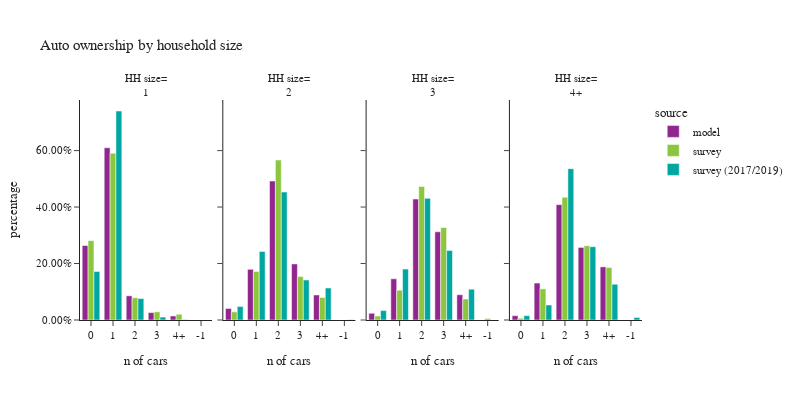

The notebook cell this image was saved under:
### Code cell
plot_auto(hh,'hhsize_simple','household size', 'HH size')

### Figure 1 — Plotly figure (JSON) as saved in the notebook; plotly's stock layout.template omitted (floating-point values rounded to 4 significant figures)
{"data": [{"alignmentgroup": "True", "customdata": [[127267], [294526], [41360], [12670], [6904]], "hovertemplate": "source=model<br>hhsize_simple=1<br>auto_ownership_simple=%{x}<br>percentage=%{y}<br>sample count=%{customdata[0]}<extra></extra>", "legendgroup": "model", "marker": {"color": "#91268F", "pattern": {"shape": ""}}, "name": "model", "offsetgroup": "model", "orientation": "v", "showlegend": true, "textposition": "auto", "type": "bar", "x": ["0", "1", "2", "3", "4+"], "xaxis": "x", "y": [0.2636, 0.6101, 0.08568, 0.02625, 0.0143], "yaxis": "y"}, {"alignmentgroup": "True", "customdata": [[23886], [104564], [286896], [115784], [51704]], "hovertemplate": "source=model<br>hhsize_simple=2<br>auto_ownership_simple=%{x}<br>percentage=%{y}<br>sample count=%{customdata[0]}<extra></extra>", "legendgroup": "model", "marker": {"color": "#91268F", "pattern": {"shape": ""}}, "name": "model", "offsetgroup": "model", "orientation": "v", "showlegend": false, "textposition": "auto", "type": "bar", "x": ["0", "1", "2", "3", "4+"], "xaxis": "x2", "y": [0.04098, 0.1794, 0.4922, 0.1987, 0.08871], "yaxis": "y2"}, {"alignmentgroup": "True", "customdata": [[6513], [39757], [116719], [85124], [24391]], "hovertemplate": "source=model<br>hhsize_simple=3<br>auto_ownership_simple=%{x}<br>percentage=%{y}<br>sample count=%{customdata[0]}<extra></extra>", "legendgroup": "model", "marker": {"color": "#91268F", "pattern": {"shape": ""}}, "name": "model", "offsetgroup": "model", "orientation": "v", "showlegend": false, "textposition": "auto", "type": "bar", "x": ["0", "1", "2", "3", "4+"], "xaxis": "x3", "y": [0.0239, 0.1459, 0.4283, 0.3124, 0.08951], "yaxis": "y3"}, {"alignmentgroup": "True", "customdata": [[6095], [52079], [162659], [102313], [74918]], "hovertemplate": "source=model<br>hhsize_simple=4+<br>auto_ownership_simple=%{x}<br>percentage=%{y}<br>sample count=%{customdata[0]}<extra></extra>", "legendgroup": "model", "marker": {"color": "#91268F", "pattern": {"shape": ""}}, "name": "model", "offsetgroup": "model", "orientation": "v", "showlegend": false, "textposition": "auto", "type": "bar", "x": ["0", "1", "2", "3", "4+"], "xaxis": "x4", "y": [0.01531, 0.1308, 0.4086, 0.257, 0.1882], "yaxis": "y4"}, {"alignmentgroup": "True", "customdata": [[486], [910], [110], [23], [13]], "hovertemplate": "source=survey<br>hhsize_simple=1<br>auto_ownership_simple=%{x}<br>percentage=%{y}<br>sample count=%{customdata[0]}<extra></extra>", "legendgroup": "survey", "marker": {"color": "#8CC63E", "pattern": {"shape": ""}}, "name": "survey", "offsetgroup": "survey", "orientation": "v", "showlegend": true, "textposition": "auto", "type": "bar", "x": ["0", "1", "2", "3", "4+"], "xaxis": "x", "y": [0.2809, 0.5908, 0.079, 0.02896, 0.02032], "yaxis": "y"}, {"alignmentgroup": "True", "customdata": [[76], [480], [573], [126], [52]], "hovertemplate": "source=survey<br>hhsize_simple=2<br>auto_ownership_simple=%{x}<br>percentage=%{y}<br>sample count=%{customdata[0]}<extra></extra>", "legendgroup": "survey", "marker": {"color": "#8CC63E", "pattern": {"shape": ""}}, "name": "survey", "offsetgroup": "survey", "orientation": "v", "showlegend": false, "textposition": "auto", "type": "bar", "x": ["0", "1", "2", "3", "4+"], "xaxis": "x2", "y": [0.02881, 0.1714, 0.5665, 0.1536, 0.07965], "yaxis": "y2"}, {"alignmentgroup": "True", "customdata": [[1], [6], [109], [162], [55], [19]], "hovertemplate": "source=survey<br>hhsize_simple=3<br>auto_ownership_simple=%{x}<br>percentage=%{y}<br>sample count=%{customdata[0]}<extra></extra>", "legendgroup": "survey", "marker": {"color": "#8CC63E", "pattern": {"shape": ""}}, "name": "survey", "offsetgroup": "survey", "orientation": "v", "showlegend": false, "textposition": "auto", "type": "bar", "x": ["-1", "0", "1", "2", "3", "4+"], "xaxis": "x3", "y": [0.005415, 0.01428, 0.1056, 0.4728, 0.3276, 0.07428], "yaxis": "y3"}, {"alignmentgroup": "True", "customdata": [[4], [77], [189], [64], [34]], "hovertemplate": "source=survey<br>hhsize_simple=4+<br>auto_ownership_simple=%{x}<br>percentage=%{y}<br>sample count=%{customdata[0]}<extra></extra>", "legendgroup": "survey", "marker": {"color": "#8CC63E", "pattern": {"shape": ""}}, "name": "survey", "offsetgroup": "survey", "orientation": "v", "showlegend": false, "textposition": "auto", "type": "bar", "x": ["0", "1", "2", "3", "4+"], "xaxis": "x4", "y": [0.005892, 0.1104, 0.4348, 0.263, 0.1859], "yaxis": "y4"}, {"alignmentgroup": "True", "customdata": [[773], [1585], [123], [22], [4]], "hovertemplate": "source=survey (2017/2019)<br>hhsize_simple=1<br>auto_ownership_simple=%{x}<br>percentage=%{y}<br>sample count=%{customdata[0]}<extra></extra>", "legendgroup": "survey (2017/2019)", "marker": {"color": "#00A7A0", "pattern": {"shape": ""}}, "name": "survey (2017/2019)", "offsetgroup": "survey (2017/2019)", "orientation": "v", "showlegend": true, "textposition": "auto", "type": "bar", "x": ["0", "1", "2", "3", "4+"], "xaxis": "x", "y": [0.1719, 0.7402, 0.07604, 0.01029, 0.001516], "yaxis": "y"}, {"alignmentgroup": "True", "customdata": [[1], [262], [1058], [945], [155], [78]], "hovertemplate": "source=survey (2017/2019)<br>hhsize_simple=2<br>auto_ownership_simple=%{x}<br>percentage=%{y}<br>sample count=%{customdata[0]}<extra></extra>", "legendgroup": "survey (2017/2019)", "marker": {"color": "#00A7A0", "pattern": {"shape": ""}}, "name": "survey (2017/2019)", "offsetgroup": "survey (2017/2019)", "orientation": "v", "showlegend": false, "textposition": "auto", "type": "bar", "x": ["-1", "0", "1", "2", "3", "4+"], "xaxis": "x2", "y": [0.0006086, 0.0481, 0.243, 0.4532, 0.1417, 0.1133], "yaxis": "y2"}, {"alignmentgroup": "True", "customdata": [[32], [212], [272], [91], [23]], "hovertemplate": "source=survey (2017/2019)<br>hhsize_simple=3<br>auto_ownership_simple=%{x}<br>percentage=%{y}<br>sample count=%{customdata[0]}<extra></extra>", "legendgroup": "survey (2017/2019)", "marker": {"color": "#00A7A0", "pattern": {"shape": ""}}, "name": "survey (2017/2019)", "offsetgroup": "survey (2017/2019)", "orientation": "v", "showlegend": false, "textposition": "auto", "type": "bar", "x": ["0", "1", "2", "3", "4+"], "xaxis": "x3", "y": [0.03328, 0.1803, 0.4308, 0.2464, 0.1092], "yaxis": "y3"}, {"alignmentgroup": "True", "customdata": [[2], [10], [105], [322], [79], [36]], "hovertemplate": "source=survey (2017/2019)<br>hhsize_simple=4+<br>auto_ownership_simple=%{x}<br>percentage=%{y}<br>sample count=%{customdata[0]}<extra></extra>", "legendgroup": "survey (2017/2019)", "marker": {"color": "#00A7A0", "pattern": {"shape": ""}}, "name": "survey (2017/2019)", "offsetgroup": "survey (2017/2019)", "orientation": "v", "showlegend": false, "textposition": "auto", "type": "bar", "x": ["-1", "0", "1", "2", "3", "4+"], "xaxis": "x4", "y": [0.009087, 0.01533, 0.05313, 0.5361, 0.2597, 0.1267], "yaxis": "y4"}], "layout": {"annotations": [{"font": {}, "showarrow": false, "text": "HH size=<br>1", "x": 0.1175, "xanchor": "center", "xref": "paper", "y": 1.0, "yanchor": "bottom", "yref": "paper"}, {"font": {}, "showarrow": false, "text": "HH size=<br>2", "x": 0.3725, "xanchor": "center", "xref": "paper", "y": 1.0, "yanchor": "bottom", "yref": "paper"}, {"font": {}, "showarrow": false, "text": "HH size=<br>3", "x": 0.6275, "xanchor": "center", "xref": "paper", "y": 1.0, "yanchor": "bottom", "yref": "paper"}, {"font": {}, "showarrow": false, "text": "HH size=<br>4+", "x": 0.8825, "xanchor": "center", "xref": "paper", "y": 1.0, "yanchor": "bottom", "yref": "paper"}], "barmode": "group", "font": {"size": 11}, "height": 400, "legend": {"title": {"text": "source"}, "tracegroupgap": 0}, "title": {"text": "Auto ownership by household size"}, "width": 800, "xaxis": {"anchor": "y", "domain": [0.0, 0.235], "title": {"text": "n of cars"}}, "xaxis2": {"anchor": "y2", "domain": [0.255, 0.49], "matches": "x", "title": {"text": "n of cars"}}, "xaxis3": {"anchor": "y3", "domain": [0.51, 0.745], "matches": "x", "title": {"text": "n of cars"}}, "xaxis4": {"anchor": "y4", "domain": [0.765, 1.0], "matches": "x", "title": {"text": "n of cars"}}, "yaxis": {"anchor": "x", "domain": [0.0, 1.0], "tickformat": ".2%", "title": {"text": "percentage"}}, "yaxis2": {"anchor": "x2", "domain": [0.0, 1.0], "matches": "y", "showticklabels": false, "tickformat": ".2%"}, "yaxis3": {"anchor": "x3", "domain": [0.0, 1.0], "matches": "y", "showticklabels": false, "tickformat": ".2%"}, "yaxis4": {"anchor": "x4", "domain": [0.0, 1.0], "matches": "y", "showticklabels": false, "tickformat": ".2%"}}}
